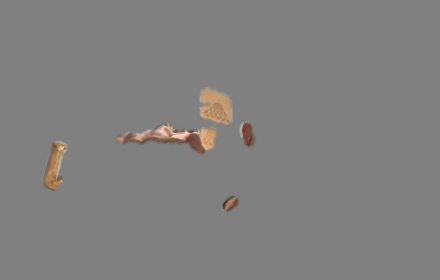
#> input picture data/processed/A/bg0_A_1767124801474_53.jpg, 440 x 280 px; its folder holds only this picture in this run
$ python preview_background_removal.py
#> lines starting #> are read from the running program, lines starting #| are printed output that depends on the picture; after the words box and inside, x2 and y2 are one past the last pixel; in counts of white or black regions, pixels touching at a corner belong together
#> in preview_images, img is the input picture: shape (280, 440, 3); mean B, G, R 127.3, 128, 129
#!/usr/bin/env python3
"""
Preview how background removal works on your images.
Shows original, mask, and result side-by-side to debug issues.
"""

import cv2
import numpy as np
from pathlib import Path
import json
import random

# Configuration
DATA_DIR = Path(__file__).parent.parent / "data" / "training"
CONFIG_DIR = Path(__file__).parent.parent / "models"
CALIBRATION_FILE = CONFIG_DIR / "skin_calibration.json"

def load_calibration():
    """Load calibrated skin tone ranges"""
    if not CALIBRATION_FILE.exists():
        print("No calibration found!")
        return None

    with open(CALIBRATION_FILE, 'r') as f:
        data = json.load(f)

    print(f"✓ Loaded calibration with {data['num_samples']} samples")
    print(f"  HSV range: {data['ranges']['hsv_lower']} to {data['ranges']['hsv_upper']}")
    print(f"  YCrCb range: {data['ranges']['ycrcb_lower']} to {data['ranges']['ycrcb_upper']}")
    return data['ranges']

def remove_background_skin_detection(img, calibration=None):
    """Remove background using skin color detection"""
    if calibration:
        # Use calibrated ranges
        hsv = cv2.cvtColor(img, cv2.COLOR_RGB2HSV)
        hsv_lower = np.array(calibration['hsv_lower'], dtype=np.uint8)
        hsv_upper = np.array(calibration['hsv_upper'], dtype=np.uint8)
        mask_hsv = cv2.inRange(hsv, hsv_lower, hsv_upper)

        ycrcb = cv2.cvtColor(img, cv2.COLOR_RGB2YCrCb)
        ycrcb_lower = np.array(calibration['ycrcb_lower'], dtype=np.uint8)
        ycrcb_upper = np.array(calibration['ycrcb_upper'], dtype=np.uint8)
        mask_ycrcb = cv2.inRange(ycrcb, ycrcb_lower, ycrcb_upper)

        # Combine both masks
        mask = cv2.bitwise_or(mask_hsv, mask_ycrcb)
    else:
        # Default skin detection
        ycrcb = cv2.cvtColor(img, cv2.COLOR_RGB2YCrCb)
#> ycrcb: shape (280, 440, 3); mean of channels 0, 1, 2 128.2, 128.6, 127.4
        lower_skin = np.array([0, 133, 77], dtype=np.uint8)
        upper_skin = np.array([255, 173, 127], dtype=np.uint8)
        mask = cv2.inRange(ycrcb, lower_skin, upper_skin)
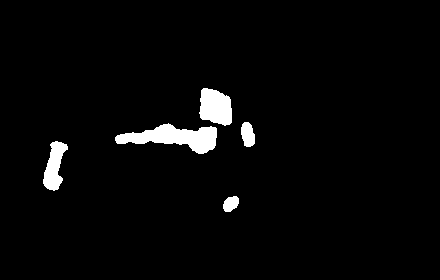
#> mask: shape (280, 440); 3.1% white; 5 white regions, box (x1, y1, x2, y2) and area: (115, 123, 217, 154) 1627, (199, 88, 232, 126) 969, (43, 141, 68, 191) 706, (241, 122, 255, 147) 272, (223, 196, 239, 212) 191

    # Clean up mask
    kernel = cv2.getStructuringElement(cv2.MORPH_ELLIPSE, (5, 5))
    mask = cv2.morphologyEx(mask, cv2.MORPH_CLOSE, kernel, iterations=2)
#> mask: shape (280, 440); 3.1% white; 4 white regions, box (x1, y1, x2, y2) and area: (115, 88, 232, 154) 2702, (43, 141, 68, 191) 711, (241, 122, 255, 147) 272, (223, 196, 239, 212) 191
    mask = cv2.morphologyEx(mask, cv2.MORPH_OPEN, kernel, iterations=1)
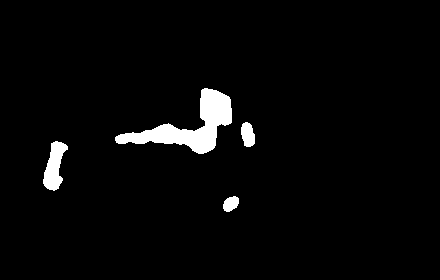
#> mask: shape (280, 440); 3.1% white; 4 white regions, box (x1, y1, x2, y2) and area: (115, 88, 232, 154) 2696, (43, 141, 68, 191) 706, (241, 122, 255, 147) 270, (223, 196, 239, 212) 187
    mask = cv2.dilate(mask, kernel, iterations=1)
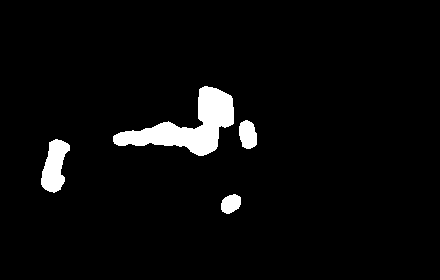
#> mask: shape (280, 440); 4.1% white; 4 white regions, box (x1, y1, x2, y2) and area: (113, 86, 234, 156) 3369, (41, 139, 70, 193) 981, (239, 120, 257, 149) 414, (221, 194, 241, 214) 300
    mask = cv2.GaussianBlur(mask, (5, 5), 0)

    return mask

def add_random_background(img, mask):
    """Add random background"""
    bg_colors = [
        (255, 255, 255), (0, 0, 0), (128, 128, 128),
        (200, 200, 200), (240, 240, 220)
    ]
    bg_color = random.choice(bg_colors)
    background = np.full_like(img, bg_color, dtype=np.uint8)

    mask_normalized = mask.astype(np.float32) / 255.0
    mask_3channel = np.stack([mask_normalized] * 3, axis=-1)

    result = (img * mask_3channel + background * (1 - mask_3channel)).astype(np.uint8)
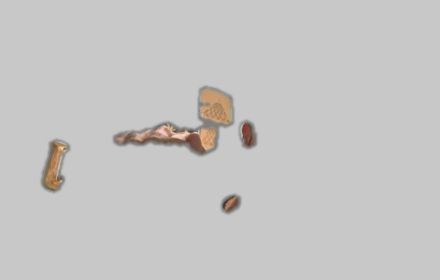
#> result: shape (280, 440, 3); mean R, G, B 198.1, 197.1, 196.3
    return result

def preview_images(letter='A', num_samples=5):
    """Preview background removal on sample images"""
    print("\n" + "="*60)
    print(f"PREVIEWING BACKGROUND REMOVAL FOR LETTER '{letter}'")
    print("="*60)

    # Load calibration
    calibration = load_calibration()

    # Get sample images
    letter_dir = DATA_DIR / letter
    if not letter_dir.exists():
        print(f"Error: No folder found for letter '{letter}'")
        return

    image_files = list(letter_dir.glob("*.jpg"))[:num_samples]

    if len(image_files) == 0:
        print(f"No images found for '{letter}'")
        return

    print(f"\nShowing {len(image_files)} sample images")
    print("\nControls:")
    print("  SPACE: Next image")
    print("  R: Recalibrate (if detection is bad)")
    print("  W: Quit")
    print()

    for idx, img_path in enumerate(image_files):
        print(f"\nImage {idx+1}/{len(image_files)}: {img_path.name}")

        # Read image
        img = cv2.imread(str(img_path))
        if img is None:
            continue

        img = cv2.cvtColor(img, cv2.COLOR_BGR2RGB)

        # Remove background
        mask = remove_background_skin_detection(img, calibration)

        # Add random background
        result = add_random_background(img, mask)

        # Calculate detection quality
        mask_coverage = (np.sum(mask > 128) / mask.size) * 100
#> mask_coverage = 4.11
        print(f"  Detected skin: {mask_coverage:.1f}% of image")
#|   Detected skin: 4.1% of image

        if mask_coverage < 5:
            print("  ⚠ WARNING: Very little skin detected!")
        elif mask_coverage > 60:
            print("  ⚠ WARNING: Too much detected - might include background!")
        else:
            print("  ✓ Detection looks reasonable")

        # Create visualization
        h, w = img.shape[:2]
#> h = 280; w = 440

        # Create mask visualization (colorized)
        mask_colored = cv2.cvtColor(mask, cv2.COLOR_GRAY2RGB)

        # Resize for display
        display_h = 400
        display_w = int(w * display_h / h)
#> display_w = 628

        img_display = cv2.resize(img, (display_w, display_h))
        mask_display = cv2.resize(mask_colored, (display_w, display_h))
        result_display = cv2.resize(result, (display_w, display_h))

        # Stack horizontally
        combined = np.hstack([img_display, mask_display, result_display])
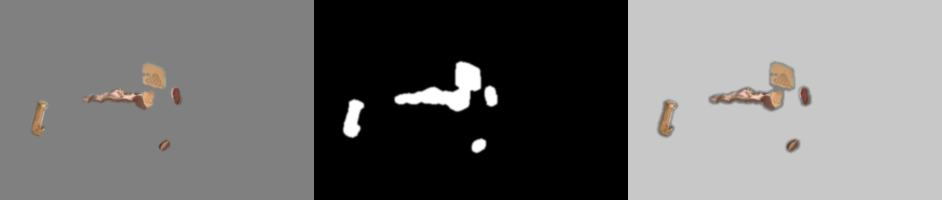
#> combined: shape (400, 1884, 3) (shown at 1/2 size); mean R, G, B 112.5, 111.9, 111.3

        # Add labels
        cv2.putText(combined, "Original", (10, 30),
                   cv2.FONT_HERSHEY_SIMPLEX, 0.8, (0, 255, 0), 2)
        cv2.putText(combined, "Mask (white=detected)", (display_w + 10, 30),
                   cv2.FONT_HERSHEY_SIMPLEX, 0.8, (0, 255, 0), 2)
        cv2.putText(combined, "Result", (2*display_w + 10, 30),
                   cv2.FONT_HERSHEY_SIMPLEX, 0.8, (0, 255, 0), 2)
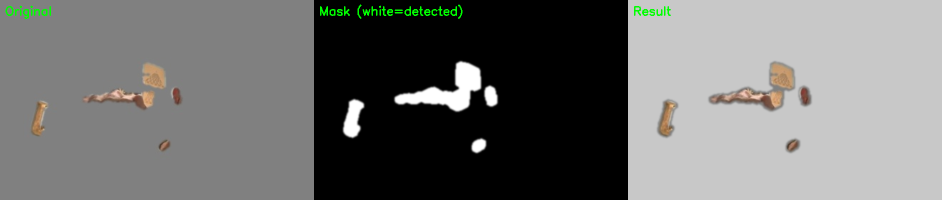
#> combined: shape (400, 1884, 3) (shown at 1/2 size); mean R, G, B 112.2, 112.7, 111.1

        # Convert back to BGR for display
        combined = cv2.cvtColor(combined, cv2.COLOR_RGB2BGR)

        cv2.imshow('Background Removal Preview', combined)

        # Wait for key
        while True:
            key = cv2.waitKey(0) & 0xFF
#> (key Esc is pressed here)

            if key == ord(' '):
                # Next image
                break
            elif key == ord('w'):
                # Quit
                cv2.destroyAllWindows()
                return
            elif key == ord('r'):
                print("\n→ Please run: python3 calibrate_skin_tone.py")
                cv2.destroyAllWindows()
                return

    cv2.destroyAllWindows()
    print("\n" + "="*60)
    print("Preview complete!")
    print("\nIf detection was poor:")
    print("  1. Run: python3 calibrate_skin_tone.py")
    print("  2. Get 10+ samples from different hand angles")
    print("  3. Check preview mode (press P) to verify")
    print("  4. Save with S")
    print("="*60)

def main():
    """Main preview"""
    import sys

    # Allow letter selection
    letter = 'A'
    if len(sys.argv) > 1:
        letter = sys.argv[1].upper()

    preview_images(letter, num_samples=10)

if __name__ == "__main__":
    main()

$ run again, on data/processed/A/bg0_A_1767124803079_65.jpg
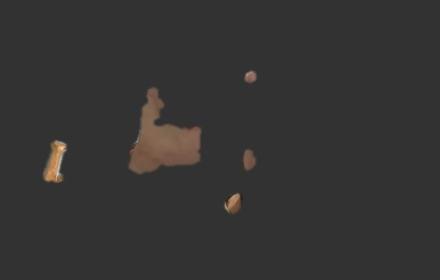
#> input picture data/processed/A/bg0_A_1767124803079_65.jpg, 440 x 280 px
#> in preview_images, img is the input picture: shape (280, 440, 3); mean B, G, R 51.1, 51.8, 52.9
#> ycrcb: shape (280, 440, 3); mean of channels 0, 1, 2 52, 128.6, 127.4
#> in remove_background_skin_detection, `mask = cv2.inRange(ycrcb, lower_skin, upper_skin)`:
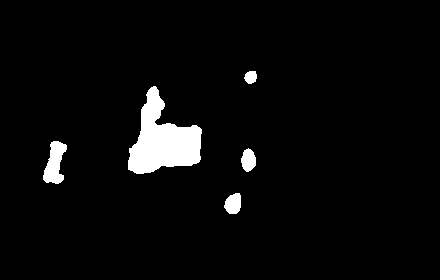
#> mask: shape (280, 440); 3.9% white; 5 white regions, box (x1, y1, x2, y2) and area: (128, 86, 202, 174) 3518, (43, 141, 67, 184) 630, (224, 193, 241, 214) 280, (241, 148, 256, 172) 263, (244, 71, 257, 84) 131
#> mask_coverage = 4.92
#|   Detected skin: 4.9% of image
#> in preview_images, `cv2.putText(combined, "Result", (2*display_w + 10, 30), cv2.FONT_HERSH..`:
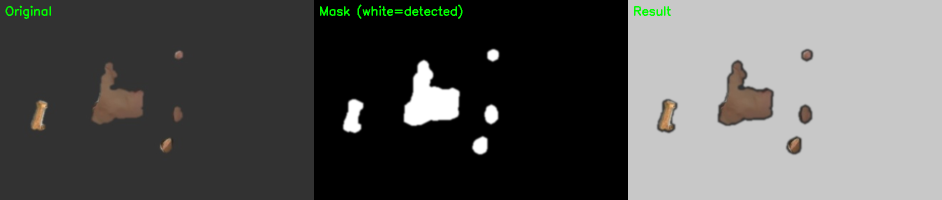
#> combined: shape (400, 1884, 3) (shown at 1/2 size); mean R, G, B 86.8, 87.2, 85.5
